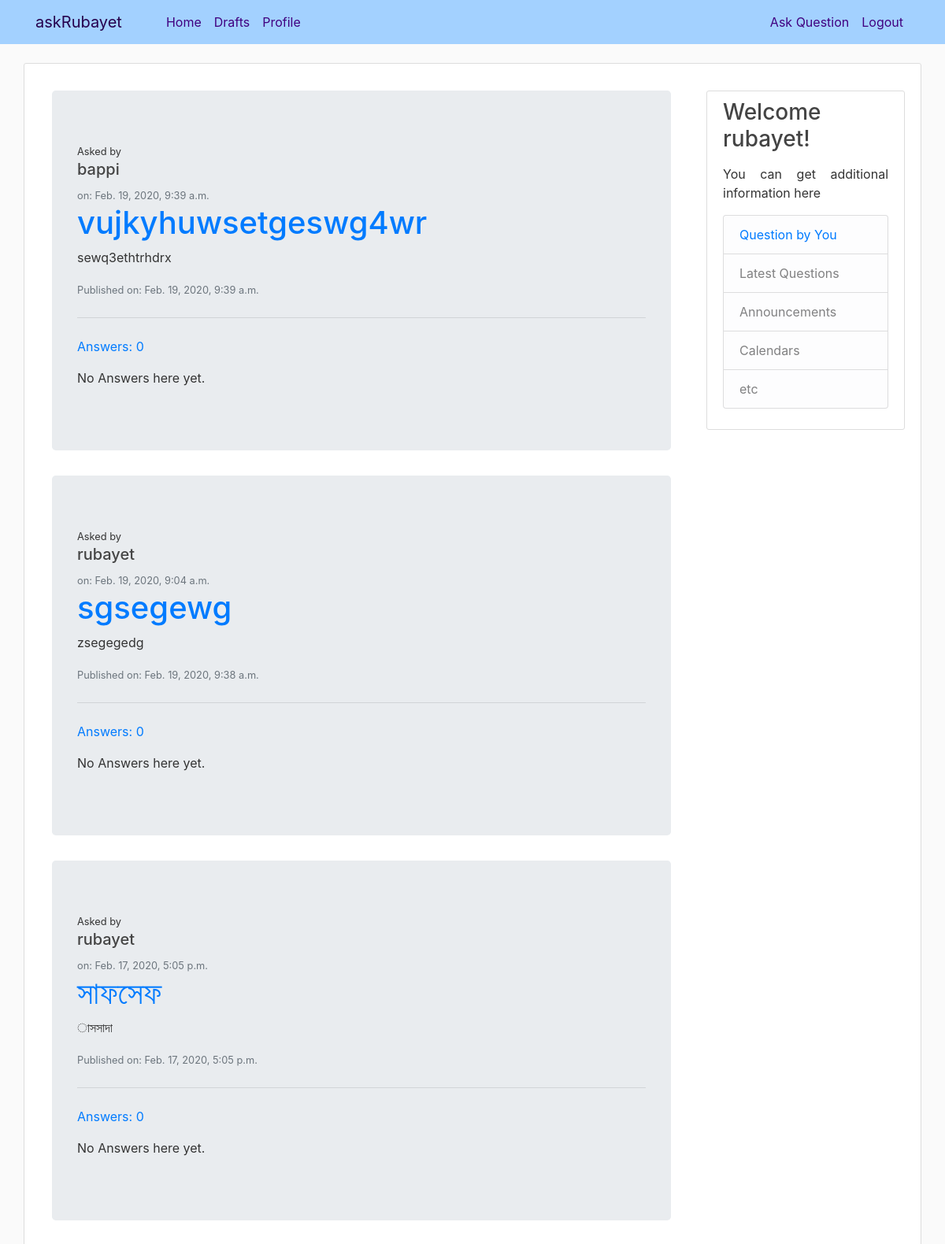
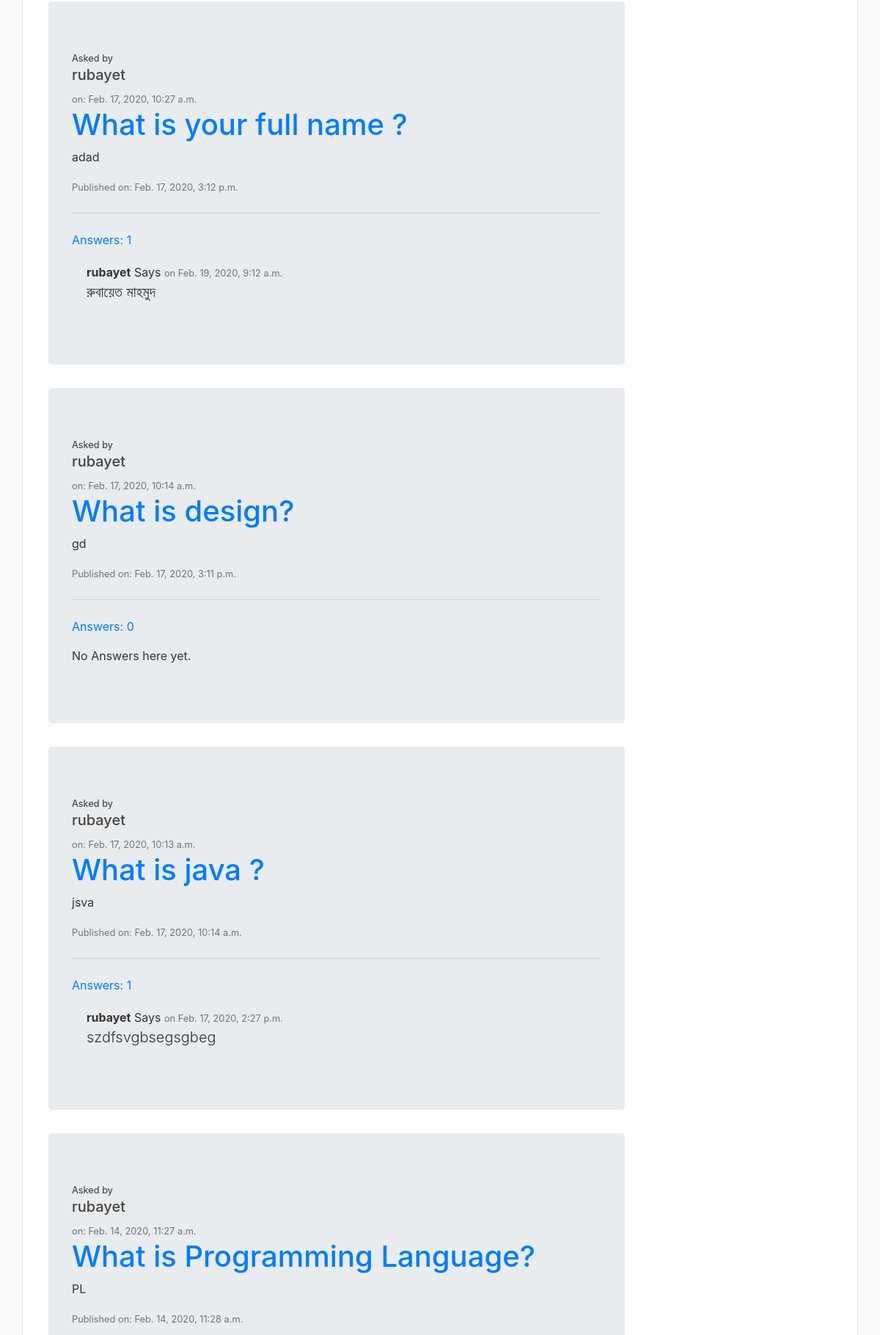
The app's page / (signed in, upper part) with its own data (2 pictures, top to bottom).
### ask/models.py (models this page shows, shortened)
class Question(models.Model):
    author                  = models.ForeignKey(settings.AUTH_USER_MODEL, on_delete=models.CASCADE)
    title                   = models.CharField(max_length=300)
    optional_description    = models.TextField(blank=True, null=True)
    created_date            = models.DateTimeField(default=timezone.now)
    published_date          = models.DateTimeField(blank=True, null=True)
    def approved_answer(self):
        return self.answer.filter(approved_answer=True)

class Answer(models.Model):
    question            = models.ForeignKey('ask.question', on_delete=models.CASCADE, related_name='answer')
    author              = models.ForeignKey(settings.AUTH_USER_MODEL, on_delete=models.CASCADE)
    text                = models.TextField()
    created_date        = models.DateTimeField(default=timezone.now)
    approved_answer     = models.BooleanField(default=False)

### ask/views.py (the view)
# urls.py: path('', views.question_list, name='question_list'),
def question_list(request):
    ques = Question.objects.filter(published_date__lte=timezone.now()).order_by('-published_date')
    return render(request, 'ask/question_list.html', {'ques': ques})

### ask/templates/ask/question_list.html (shortened to what this page needs)
{% extends "ask/base.html" %}
{% block content %}
<div class="container">
  {% for que in ques %}
  <div class="jumbotron">
    <small>Asked by</small>
    <h5>{{ que.author }}</h5>
    <small class="text-muted"> on: {{ que.created_date }}</small>
    <h1 class="display-5"><a href="{% url 'ques_detail' pk=que.pk %}">{{ que.title }}</a></h1>
    <p >{{ que.optional_description }}</p>
    {% if que.published_date %}
      <small class="text-muted">Published on: {{ que.published_date }}</small>
    {% endif %}
    <hr class="my-4">
    <p class="display-5"><a href="{% url 'ques_detail' pk=que.pk %}">Answers: {{ que.approved_answer.count }}</a></p>
      {% for ans in que.answer.all %}
        {% if ans.approved_answer %}
        <div class="answer">
          <strong>{{ ans.author }}</strong> Says
          <small class="text-muted">on {{ans.created_date }} </small>
          <p class="lead">{{ ans.text }}</p>
        </div>
        {% endif %}
      {% empty %}
        <p>No Answers here yet.</p>
      {% endfor %}
  </div>
  {% endfor %}
</div>
{% endblock content %}

### ask/templates/ask/base.html (shortened to what this page needs)
{% load static %}
<!DOCTYPE html>
<html lang="en" dir="ltr">
  <head>
    <link rel="stylesheet" href="https://maxcdn.bootstrapcdn.com/bootstrap/4.0.0/css/bootstrap.min.css">
    <link rel="stylesheet" type="text/css" href="{% static 'ask/main.css' %}">
  </head>
  <body>
    <header class="site-header">
      <nav class="navbar navbar-expand-md bg-steel fixed-top ">
        <div class="container">
          <a class="navbar-brand mr-5" style="color: #26004d;" href="{% url 'question_list' %}">askRubayet</a>
          <div class="collapse navbar-collapse" id="navbarToggle">
            <div class="navbar-nav mr-auto">
              <a class="nav-item nav-link" href="{% url 'question_list' %}">Home</a>
              {% if user.is_authenticated %}
              <a class="nav-item nav-link" href="{% url 'question_draft_list' %}"><span class="glyphicon glyphicon-edit">Drafts</span></a>
              <a class="nav-item nav-link" href="{% url 'profile' %}">Profile</a>
              {% else %}
              <a class="nav-item nav-link" href="{% url 'ask-about' %}">About</a>
              {% endif %}
            </div>
            <div class="navbar-nav">
              {% if user.is_authenticated %}
              <a class="nav-item nav-link" href="{% url 'ques_new' %}" ><span class="glyphicon glyphicon-plus">Ask Question</span></a>
              <a class="nav-item nav-link" href="{% url 'logout' %}">Logout</a>
              {% else %}
              <a class="nav-item nav-link" href="{% url 'login' %}">Login</a>
              <a class="nav-item nav-link" href="{% url 'register' %}">Register</a>
              {% endif %}
            </div>
          </div>
        </div>
      </nav>
    </header>
    <main role="main" class="container mt-4 content-section">
      <div class="row mt-4">
        <div class="col-md-9">
          {% block content %}{% endblock %}
        </div>
        <div class="col-md-3">
          <div class="content-section">
              {% if user.is_authenticated %}
              <h3>Welcome {{ user.username }}!</h3>
              {% else %}
              <h3>Know more</h3>
              {% endif %}
              <p class='text-muted' style="text-align: left;">
              {% if user.is_authenticated %}
                <p>You can get additional information here</p>
              {% else %}
                To ask a question please register and login
              {% endif %}
              <ul class="list-group">
                {% if user.is_authenticated %}
                <li class="list-group-item list-group-item-light">
                  <a href="{% url 'user_question_list' user.username %}">Question by You</a>
                </li>
                {% endif %}
                <li class="list-group-item list-group-item-light">Latest Questions</li>
                <li class="list-group-item list-group-item-light">Announcements</li>
                <li class="list-group-item list-group-item-light">Calendars</li>
                <li class="list-group-item list-group-item-light">etc</li>
              </ul>
            </p>
          </div>
        </div>
      </div>
    </main>
  </body>
</html>

### ask/static/ask/main.css (style rules this page uses)
body { background: #fafafa; color: #333333; margin-top: 5rem; }
div { text-align: justify; }
h1, h2, h3, h4, h5, h6 { color: #444444; }
ul { margin: 0; }
.answer { margin: 20px 0px 20px 20px; }
.bg-steel { background-color: rgba(153, 204, 255, .9); color: #5c5c8a; }
.site-header .navbar-nav .nav-link { color: #400080; }
.content-section { background: #ffffff; padding: 10px 20px; border: 1px solid #dddddd; border-radius: 3px; margin-bottom: 20px; }

### records on screen
Question: author "bappi", created_date "Feb. 19, 2020, 9:39 a.m.", title "vujkyhuwsetgeswg4wr", optional_description "sewq3ethtrhdrx", published_date "Feb. 19, 2020, 9:39 a.m.", approved_answer.count "0"
Question: author "rubayet", created_date "Feb. 19, 2020, 9:04 a.m.", title "sgsegewg", optional_description "zsegegedg", published_date "Feb. 19, 2020, 9:38 a.m.", approved_answer.count "0"
Question: author "rubayet", created_date "Feb. 17, 2020, 5:05 p.m.", title "সাফসেফ", optional_description "াসসাদা", published_date "Feb. 17, 2020, 5:05 p.m.", approved_answer.count "0"
Question: author "rubayet", created_date "Feb. 17, 2020, 10:27 a.m.", title "What is your full name ?", optional_description "adad", published_date "Feb. 17, 2020, 3:12 p.m.", approved_answer.count "1"
Answer: author "rubayet", created_date "Feb. 19, 2020, 9:12 a.m.", text "রুবায়েত মাহমুদ"
Question: author "rubayet", created_date "Feb. 17, 2020, 10:14 a.m.", title "What is design?", optional_description "gd", published_date "Feb. 17, 2020, 3:11 p.m.", approved_answer.count "0"
Question: author "rubayet", created_date "Feb. 17, 2020, 10:13 a.m.", title "What is java ?", optional_description "jsva", published_date "Feb. 17, 2020, 10:14 a.m.", approved_answer.count "1"
Answer: author "rubayet", created_date "Feb. 17, 2020, 2:27 p.m.", text "szdfsvgbsegsgbeg"
Question: author "rubayet", created_date "Feb. 14, 2020, 11:27 a.m.", title "What is Programming Language?", optional_description "PL", published_date "Feb. 14, 2020, 11:28 a.m."

### other values on screen
{{ user.username }} "rubayet"
